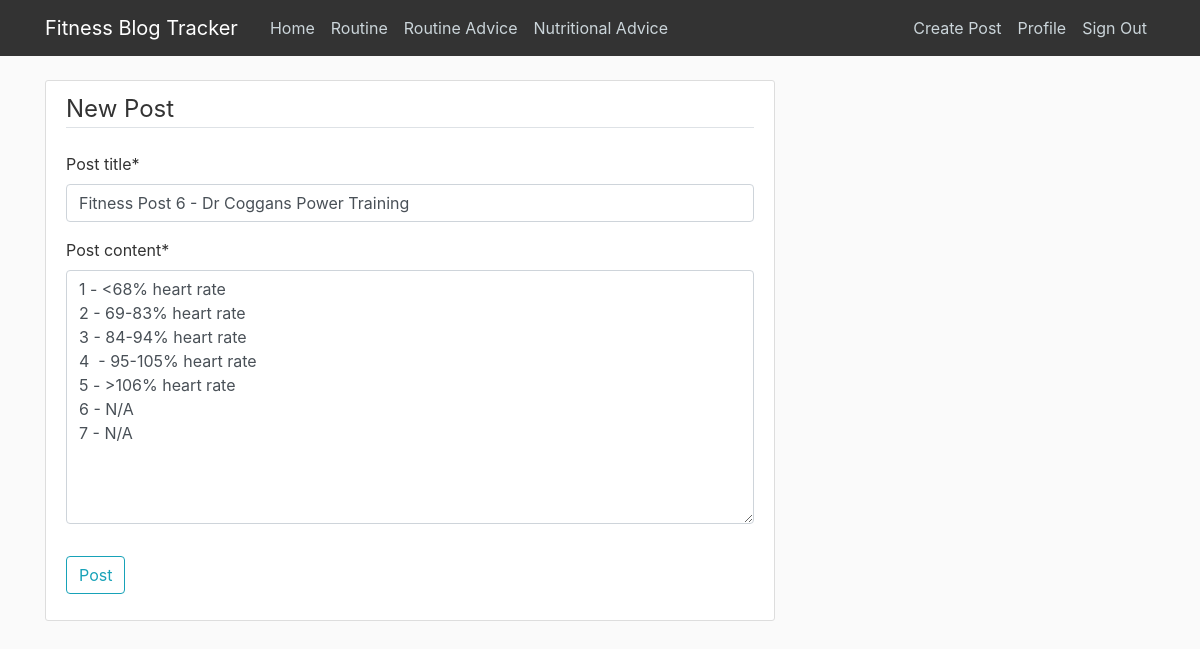
Page /post/26/update (signed in) on the committed database.
### FitnessBlog/models.py (models this page shows, shortened)
class Post(models.Model):
    post_title = models.CharField(max_length=50)
    post_content = models.TextField()
    post_date = models.DateTimeField(default=timezone.now)
    post_author = models.ForeignKey(User, on_delete=models.CASCADE)
    likes = models.ManyToManyField(User, related_name='blog_posts')  # Represents the like of the specific post

### FitnessBlog/views.py (the view, shortened to what this page needs)
# urls.py: path('post/<int:pk>/update', PostUpdateView.as_view(), name='post-update'),
class PostUpdateView(LoginRequiredMixin, UserPassesTestMixin, UpdateView):
    model = Post
    fields = ['post_title', 'post_content']
    def test_func(self):
        post = self.get_object()
        if self.request.user == post.post_author:
            return True
        return False

### FitnessBlog/templates/FitnessBlog/post_form.html (shortened to what this page needs)
{% extends "FitnessBlog/base.html" %}
{% load crispy_forms_tags %}
{% block content %}
    <div class="post-segment">
        <form method="POST">
            <fieldset class="form-group">
                <legend class="border-bottom mb-4">New Post</legend>
                {{ form|crispy }}
            </fieldset>
            <div class="form-group">
                 <button class="btn btn-outline-info" type="submit">Post</button>
            </div>
        </form>
    </div>
{% endblock content %}

### FitnessBlog/static/FitnessBlog/main.css (style rules this page uses)
body { background: #fafafa; color: #333333; margin-top: 5rem; }
.post-segment { background: white; padding: 10px 20px; border: 1px solid #dddddd; border-radius: 3px; margin-bottom: 20px; }

### rows in the picture
Post: post_title "Fitness Post 6 - Dr Coggans Power Training", post_content "1 - <68% heart rate 2 - 69-83% heart rate 3 - 84-94% heart rate 4 - 95-105% heart rate 5 - >106% heart rate 6 - N/A 7 - N/A"
